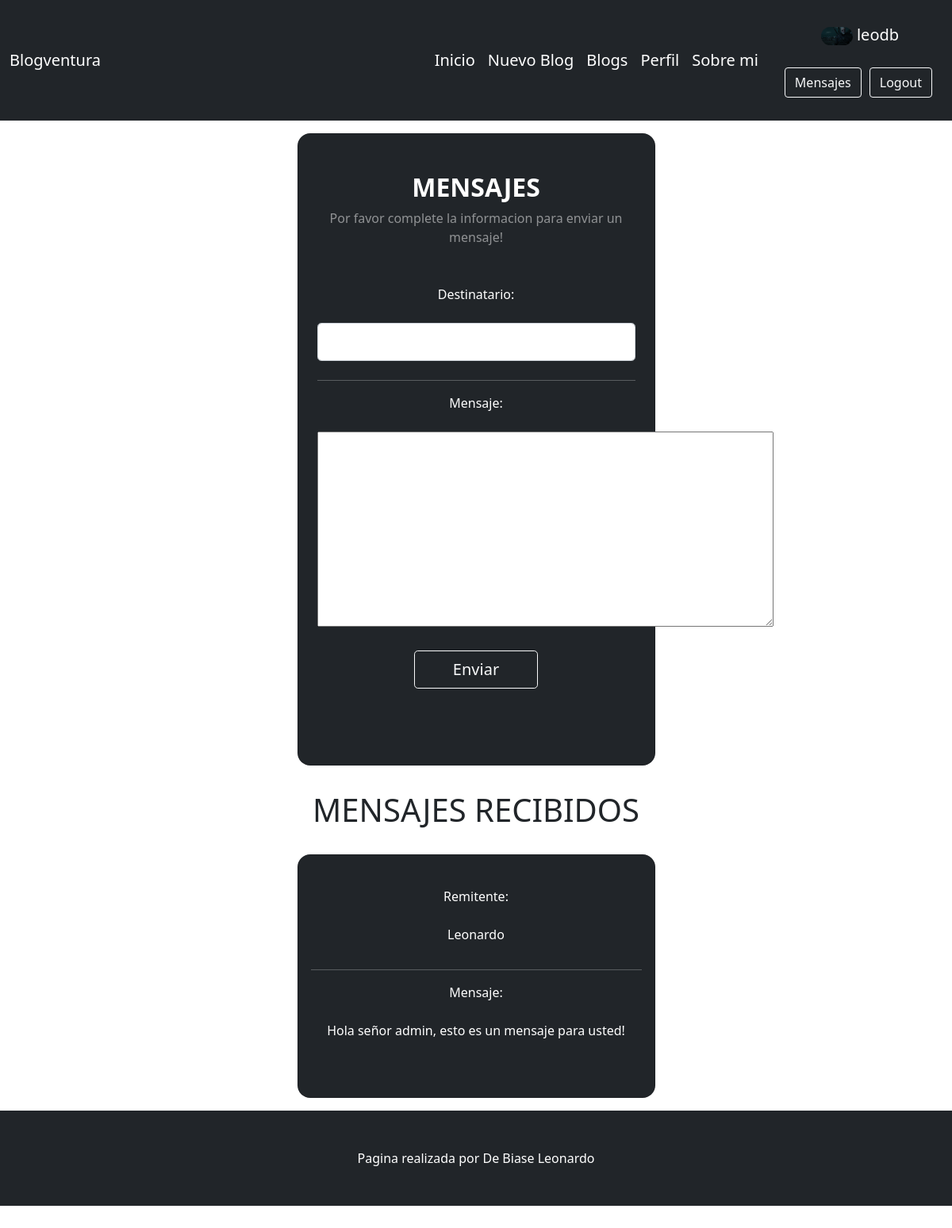
/messages (signed in), run on an earlier commit of the app's database.
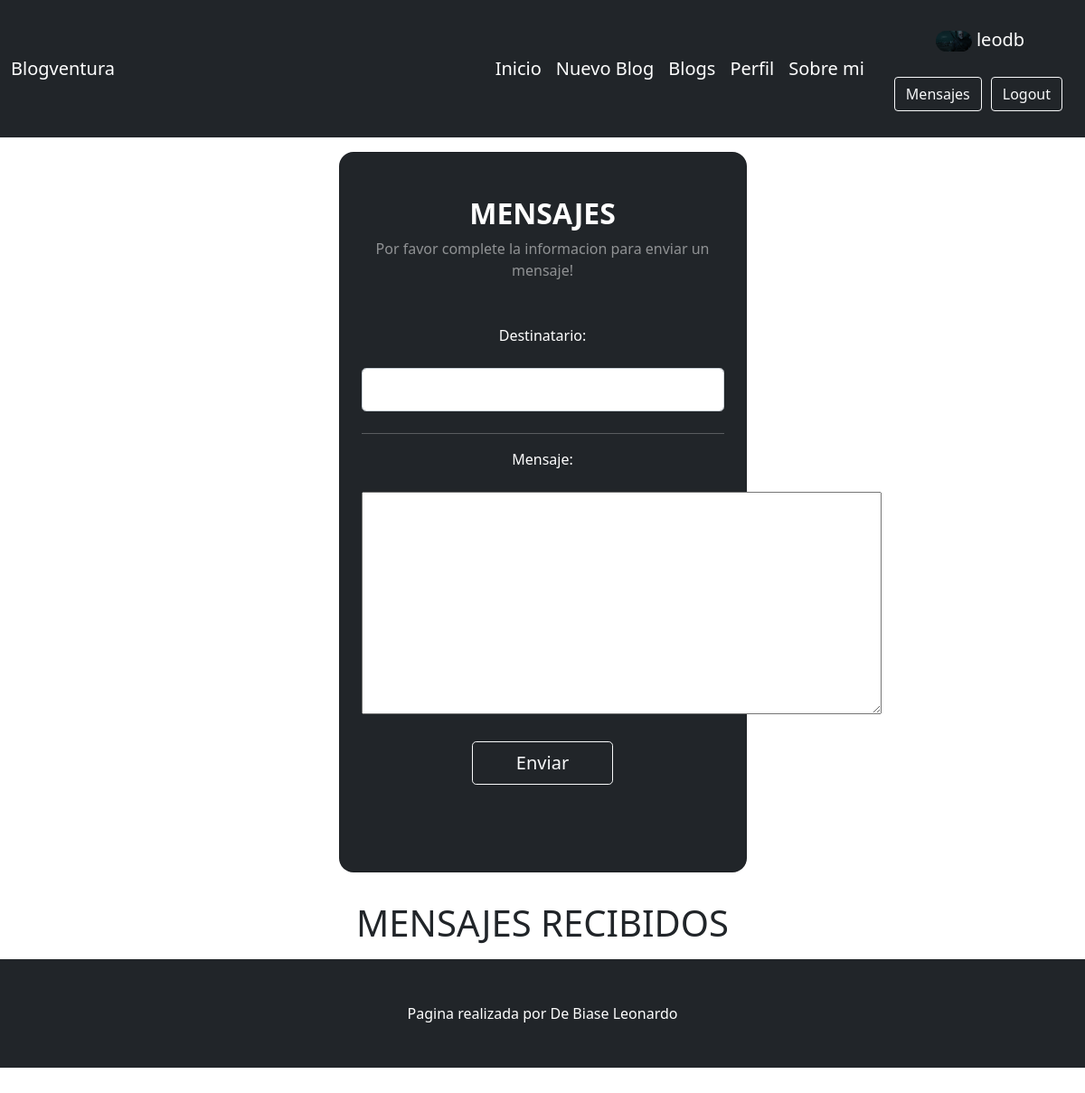
And on a later commit of the database.
### App/models.py (models this page shows, shortened)
class Mensajes(models.Model):
    remitente = models.CharField(max_length=40)
    destinatario = models.ForeignKey(User, to_field="username", on_delete=models.CASCADE)
    contenido = models.CharField(max_length=500)

### App/views.py (the view)
# urls.py: path("messages", views.mensaje, name = "mensajeria"),
def mensaje(request):
    avatares = Avatar.objects.filter(user_id=request.user.username)
    mensajes = Mensajes.objects.all()
    mensajes = Mensajes.objects.filter(destinatario_id=request.user.username)
    if request.method == "POST":
            miFormulario = MensajesFormulario(request.POST)
            print(miFormulario)
            if miFormulario.is_valid():
                informacion = miFormulario.cleaned_data
                mensaje = Mensajes (remitente=request.user, destinatario_id = informacion["destinatario"],contenido = informacion["contenido"])
                try:
                    mensaje.save()
                    return render(request, "App/mensaje.html", {"mensajes":mensajes,"url": avatares[0].imagen.url})
                except:
                    mensaje = "EROR! El usuario al que desea enviar el mensaje no existe"
                    return render(request, "App/mensaje.html", {"mensajes":mensajes,"mensaje":mensaje, "url": avatares[0].imagen.url})
    else:
            miFormulario = MensajesFormulario()
            return render (request, "App/mensaje.html", {"miFormulario":miFormulario, "mensajes":mensajes,"url": avatares[0].imagen.url})
    return  render(request, "App/mensaje.html", {"mensajes":mensajes,"url": avatares[0].imagen.url})

### App/forms.py
class MensajesFormulario(forms.Form):
    destinatario = forms.CharField(max_length=40)
    contenido = forms.CharField(max_length=500)

### App/templates/App/mensaje.html (shortened to what this page needs)
{% extends 'App/padre.html' %}
{% load static %}
{% block cambiante %}
<div>
    <form action="" method="POST">
        <article>
            <section class=" gradient-custom">
                <div class="container py-3 h-100">
                <div class="row d-flex justify-content-center align-items-center h-100">
                    <div class="col-12 col-md-8 col-lg-6 col-xl-5">
                    <div class="card bg-dark text-white" style="border-radius: 1rem;">
                        <div class="card-body p-4 text-center">
                        <div class="mb-md-5 mt-md-4 pb-4">
                            <h2 class="fw-bold mb-2 text-uppercase">Mensajes</h2>
                            <p class="text-white-50 mb-5">Por favor complete la informacion para enviar un mensaje!</p>
                            <div class="form-outline form-white mb-4">
                                <p><label class="form-label" for="typeEmailX">Destinatario:</label></p>
                            <input type="text" name="destinatario" class="form-control form-control-lg" />
                            </div>
                            <hr>
                            <div class="form-outline form-white mb-4">
                                <p><label class="form-label" for="typeEmailX">Mensaje:</label></p>
                                <textarea name="contenido" id="" cols="60" rows="10"></textarea>
                            </div>
                            <button class="btn btn-outline-light btn-lg px-5" type="submit">Enviar</button>
                        </div>
                        </div>
                    </div>
                    </div>
                </div>
                </div>
            </section>
        </article>
    </form>
</div>
{% if request.user.is_authenticated%}
<P><h1>MENSAJES RECIBIDOS</h1></P>
    <div style="text-align: center;" >
        <table class="table">
            <tbody>
                {% for x in mensajes %}
                <section class=" gradient-custom">
                    <div class="container py-3 h-100">
                    <div class="row d-flex justify-content-center align-items-center h-100">
                        <div class="col-12 col-md-8 col-lg-6 col-xl-5">
                        <div class="card bg-dark text-white" style="border-radius: 1rem;">
                            <div class="card-body  text-center">
                            <div class="mb-md-5 mt-md-4">
                                <div class="form-outline form-white mb-4">
                                    <p><label class="form-label" for="typeEmailX">Remitente:</label></p>
                                    <p><label class="form-label" for="typeEmailX">{{x.remitente}}</label></p>
                                </div>
                                <hr>
                                <div class="form-outline form-white mb-4">
                                    <p><label class="form-label" for="typeEmailX">Mensaje:</label></p>
                                    <p><label class="form-label" for="typeEmailX">{{x.contenido}}</label></p>
                                </div>
                            </div>
                            </div>
                        </div>
                        </div>
                    </div>
                    </div>
                </section>
                {% endfor %}
            </tbody>
{% else %}
<p>no hay mensajes</p>
{% endif %}
{% endblock cambiante %}

### App/templates/App/padre.html (shortened to what this page needs)
<!DOCTYPE html>
<html lang="en">
    <head>
        {% load static %}
        <link href="https://cdn.jsdelivr.net/npm/bootstrap@5.0.2/dist/css/bootstrap.min.css" rel="stylesheet">
        <link href="{% static 'App/css/styles.css'%}" rel="stylesheet" />
    </head>
    <body>
        <nav class="navbar navbar-expand-lg navbar-dark bg-dark">
            <div class="container">
                <a class="navbar-brand" href="#!">Blogventura</a>
                <div class="collapse navbar-collapse" id="navbarSupportedContent">
                    <ul class="navbar-nav ms-auto mb-2 mb-lg-0">
                        {% if request.user.is_authenticated %}
                        <a class="navbar-brand" href="{% url 'Inicio'%}">Inicio</a>
                        <a class="navbar-brand" href="{% url 'Crear'%}">Nuevo Blog</a>
                        <a class="navbar-brand" href="{% url 'leerblogs'%}">Blogs</a>
                        <a class="navbar-brand" href="{% url 'Perfil'%}">Perfil</a>
                        <a class="navbar-brand" href="{% url 'About'%}">Sobre mi</a>
                        {% endif %}
                    </ul>
                </div>
            </div>
                    <div>
                        <center>
                        {% if not request.user.is_authenticated %}
                            <a class="navbar-brand" href="{% url 'Inicio'%}">Inicio</a>
                            <a class="navbar-brand" href="{% url 'leerblogs'%}">Blogs</a>
                            <a class="navbar-brand" href="{% url 'About'%}">Sobre mi</a>
                            <a class="navbar-brand" href="{% url 'register'%}">Registro</a>
                            <a class="navbar-brand "  href="{% url 'login'%}">Iniciar sesion</a>
                        {% else %}
                            <div >
                            <p><p class="navbar-brand"><img style="border-radius: 1500px;" src="{{url}}" width="40px"> {{request.user.username}}</p>
                            <p class="navbar-brand" style=" padding-top: 15px; margin-right: 20px; padding: 5px; "> <a style="margin-right: 10px;" class="btn btn-outline-light"  href="{% url 'mensajeria'%}">Mensajes <a class="btn btn-outline-light"  href="{% url 'logout'%}">Logout</a></a></p>
                            </div>
                        {% endif %}
                        </center>
                    </div>
        </nav>
        <center class="mb-5">
            {% block cambiante %}
            {% endblock cambiante %}
        </center>
        <footer class="py-5 bg-dark">
            <div class="container"><p class="m-0 text-center text-white">Pagina realizada por De Biase Leonardo</p></div>
        </footer>
    </body>
</html>

What changed in the data, as far as the page shows it:
removed Mensajes: remitente "Leonardo", contenido "Hola señor admin, esto es un mensaje para usted!"
